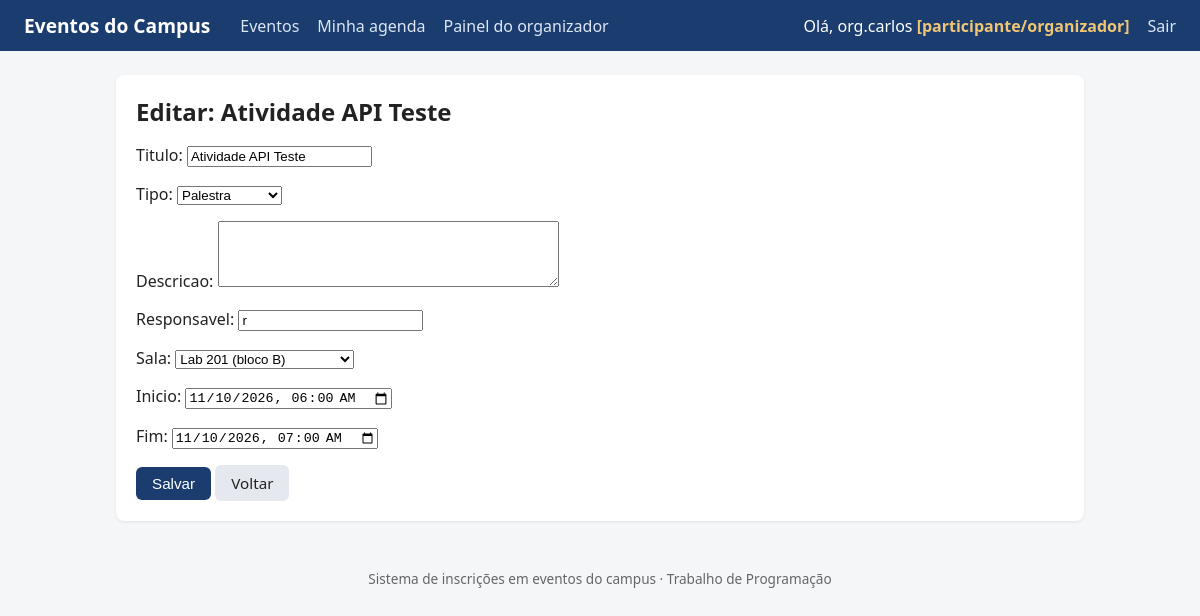
The app's page /atividade/11/editar/ (signed in) with its own data.
### eventos/models.py (models this page shows, shortened)
class Atividade(models.Model):
    TIPO_CHOICES = [
        ('palestra', 'Palestra'),
        ('treinamento', 'Treinamento'),
        ('apresentacao', 'Apresentação'),
    ]
    evento = models.ForeignKey(
        Evento,
        on_delete=models.CASCADE,
        related_name='atividades',
    )
    titulo = models.CharField(max_length=150)
    tipo = models.CharField(max_length=20, choices=TIPO_CHOICES)
    descricao = models.TextField(blank=True)
    responsavel = models.CharField(max_length=150)
    sala = models.ForeignKey(
        Sala,
        on_delete=models.PROTECT,
        related_name='atividades',
    )
    inicio = models.DateTimeField()
    fim = models.DateTimeField()
    class Meta:
        verbose_name = 'Atividade'
        verbose_name_plural = 'Atividades'
        ordering = ['inicio']

### eventos/views.py (the view)
# urls.py: path('atividade/<int:pk>/editar/', views.editar_atividade, name='editar_atividade'),
@login_required
def editar_atividade(request, pk):
    atividade = get_object_or_404(Atividade.objects.select_related('evento'), pk=pk)
    if atividade.evento.organizador != request.user:
        messages.error(request, 'Acesso negado: este evento não é seu.')
        return redirect('meus_eventos')
    if request.method == 'POST':
        form = AtividadeForm(request.POST, instance=atividade, evento=atividade.evento)
        if form.is_valid():
            form.save()
            messages.success(request, 'Atividade atualizada!')
            return redirect('detalhe_evento', pk=atividade.evento.pk)
    else:
        form = AtividadeForm(instance=atividade)
    return render(request, 'eventos/form_atividade.html', {
        'form': form, 'titulo': f'Editar: {atividade.titulo}',
    })

### eventos/forms.py (shortened to what this page needs)
class AtividadeForm(forms.ModelForm):
    class Meta:
        model = Atividade
        fields = ['titulo', 'tipo', 'descricao', 'responsavel', 'sala', 'inicio', 'fim']
        widgets = {
            'descricao': forms.Textarea(attrs={'rows': 4}),
            'inicio': forms.DateTimeInput(attrs={'type': 'datetime-local'}, format='%Y-%m-%dT%H:%M'),
            'fim': forms.DateTimeInput(attrs={'type': 'datetime-local'}, format='%Y-%m-%dT%H:%M'),
        }
    def __init__(self, *args, evento=None, **kwargs):
        super().__init__(*args, **kwargs)
        self.evento_inicial = evento
        for campo in ('inicio', 'fim'):
            self.fields[campo].input_formats = ['%Y-%m-%dT%H:%M', '%Y-%m-%d %H:%M']

### eventos/models.py (called while the page is built)
    def __str__(self):
        return f'{self.nome} (bloco {self.bloco})'

### eventos/templates/eventos/form_atividade.html
{% extends 'eventos/form_base.html' %}

### eventos/templates/eventos/form_base.html (shortened to what this page needs)
{% extends 'eventos/base.html' %}
{% block conteudo %}
<div class="card">
  <h1>{{ titulo }}</h1>
  <form method="post">
    {{ form.as_p }}
    <div class="acoes-form">
      <button class="btn btn-primario" type="submit">Salvar</button>
      <a class="btn btn-neutro" href="{{ request.META.HTTP_REFERER|default:'/' }}">Voltar</a>
    </div>
  </form>
</div>
{% endblock %}

### eventos/templates/eventos/base.html (shortened to what this page needs)
<!DOCTYPE html>
<html lang="pt-br">
<head>
</head>
<body>
<header>
  <a class="marca" href="{% url 'lista_eventos' %}">Eventos do Campus</a>
  <a href="{% url 'lista_eventos' %}">Eventos</a>
  {% if request.user.is_authenticated %}
    <a href="{% url 'minha_agenda' %}">Minha agenda</a>
    <a href="{% url 'meus_eventos' %}">Painel do organizador</a>
  {% endif %}
  {% if request.user.is_authenticated %}
    <span>Olá, {{ request.user.username }} <span class="papel">[participante/organizador]</span></span>
    <a href="{% url 'logout' %}">Sair</a>
  {% else %}
    <a href="{% url 'login' %}">Entrar</a>
    <a href="{% url 'cadastro' %}">Criar conta</a>
  {% endif %}
</header>
<main>
  {% block conteudo %}{% endblock %}
</main>
<div class="rodape">Sistema de inscrições em eventos do campus · Trabalho de Programação</div>
</body>
</html>

### eventos/templates/eventos/base.html (style rules this page uses)
* { box-sizing: border-box; }
body { font-family: 'Segoe UI', sans-serif; margin: 0; background: #f4f6f8; color: #222; }
header { background: #1a3c6e; color: #fff; padding: 12px 24px; display: flex; align-items: center; gap: 18px; flex-wrap: wrap; }
header a { color: #dce6f5; text-decoration: none; font-weight: 500; }
header .marca { color: #fff; font-size: 1.2rem; font-weight: 700; margin-right: 12px; }
main { max-width: 1000px; margin: 24px auto; padding: 0 16px; }
.card { background: #fff; border-radius: 8px; padding: 20px; margin-bottom: 18px; box-shadow: 0 1px 3px rgba(0,0,0,.08); }
h1 { font-size: 1.5rem; margin: 0 0 14px; }
.btn { display: inline-block; padding: 8px 16px; border-radius: 6px; border: none; cursor: pointer; text-decoration: none; font-size: .95rem; font-weight: 500; }
.btn-primario { background: #1a3c6e; color: #fff; }
.btn-neutro { background: #e5e9ef; color: #222; }
.rodape { text-align: center; color: #666; padding: 24px; font-size: .85rem; }
.papel { color: #f0c674; font-weight: 600; }

### records on screen
Atividade: titulo "Atividade API Teste", tipo "Palestra", responsavel "r", sala "Lab 201 (bloco B)", inicio "11/10/2026 06:00", fim "11/10/2026 07:00"

### other values on screen
{{ request.user.username }} "org.carlos"
{{ titulo }} "Editar: Atividade API Teste"
